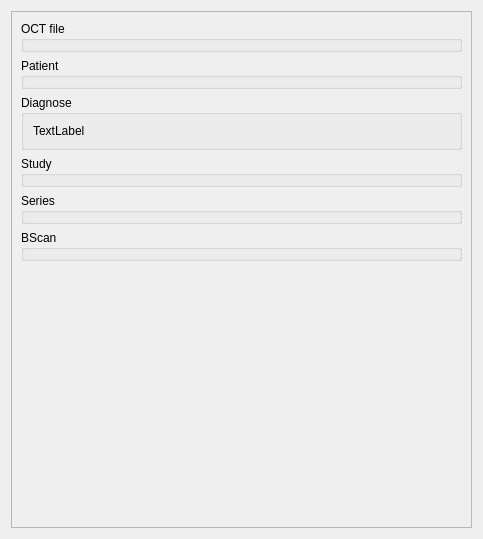
<?xml version="1.0" encoding="UTF-8"?>
<ui version="4.0">
 <class>UiOctInformations</class>
 <widget class="QWidget" name="UiOctInformations">
  <property name="geometry">
   <rect>
    <x>0</x>
    <y>0</y>
    <width>483</width>
    <height>539</height>
   </rect>
  </property>
  <layout class="QVBoxLayout" name="verticalLayout">
   <item>
    <widget class="QScrollArea" name="scrollArea">
     <property name="horizontalScrollBarPolicy">
      <enum>Qt::ScrollBarAsNeeded</enum>
     </property>
     <property name="widgetResizable">
      <bool>true</bool>
     </property>
     <widget class="QWidget" name="scrollAreaWidgetContents">
      <property name="geometry">
       <rect>
        <x>0</x>
        <y>0</y>
        <width>467</width>
        <height>523</height>
       </rect>
      </property>
      <layout class="QVBoxLayout" name="verticalLayout_2">
       <item>
        <widget class="QGroupBox" name="groupBoxOctFile">
         <property name="title">
          <string>OCT file</string>
         </property>
        </widget>
       </item>
       <item>
        <widget class="QGroupBox" name="groupBoxPatient">
         <property name="title">
          <string>Patient</string>
         </property>
        </widget>
       </item>
       <item>
        <widget class="QGroupBox" name="groupBoxPatDiagnose">
         <property name="title">
          <string>Diagnose</string>
         </property>
         <layout class="QVBoxLayout" name="verticalLayout_3">
          <item>
           <widget class="QLabel" name="labelDiagnoseText">
            <property name="text">
             <string>TextLabel</string>
            </property>
           </widget>
          </item>
         </layout>
        </widget>
       </item>
       <item>
        <widget class="QGroupBox" name="groupBoxStudy">
         <property name="title">
          <string>Study</string>
         </property>
        </widget>
       </item>
       <item>
        <widget class="QGroupBox" name="groupBoxSeries">
         <property name="title">
          <string>Series</string>
         </property>
        </widget>
       </item>
       <item>
        <widget class="QGroupBox" name="groupBoxBScan">
         <property name="title">
          <string>BScan</string>
         </property>
        </widget>
       </item>
       <item>
        <spacer name="verticalSpacer">
         <property name="orientation">
          <enum>Qt::Vertical</enum>
         </property>
         <property name="sizeHint" stdset="0">
          <size>
           <width>20</width>
           <height>287</height>
          </size>
         </property>
        </spacer>
       </item>
      </layout>
     </widget>
    </widget>
   </item>
  </layout>
 </widget>
 <resources/>
 <connections/>
</ui>
